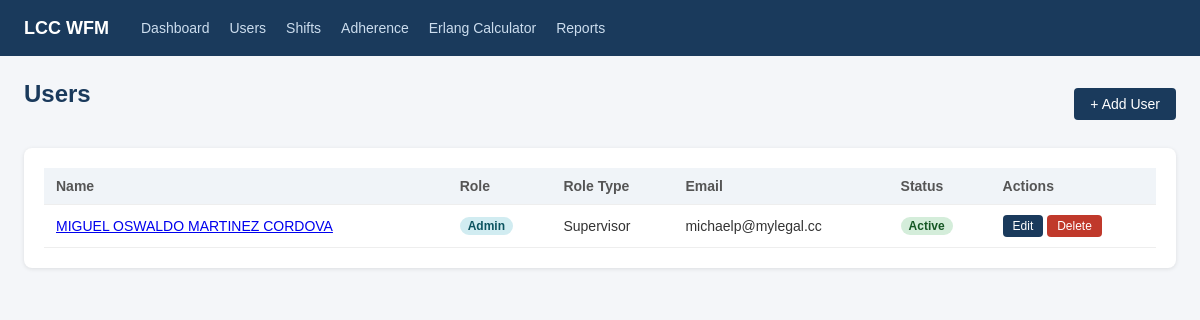
The page /scheduling/agents/ (signed in) on the database as committed earlier.
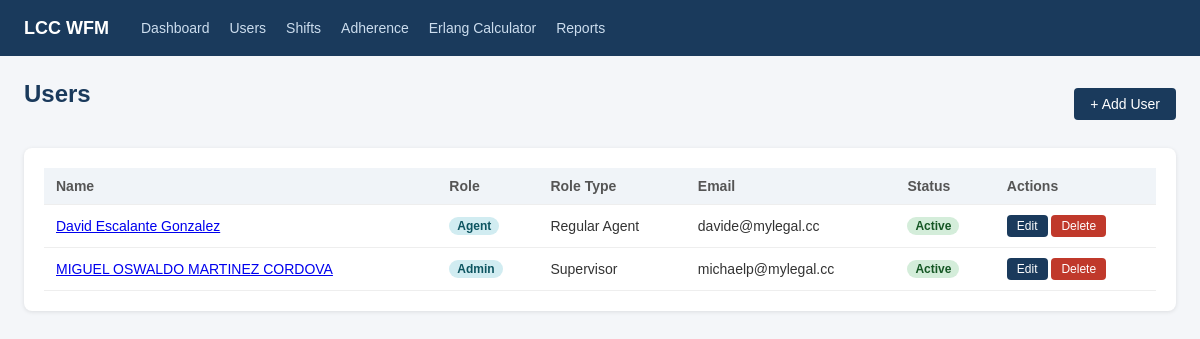
The same page on the database as committed later.
### scheduling/models.py (models this page shows, shortened)
class Agent(models.Model):
    ROLE_CHOICES = [
        ('agent', 'Agent'),
        ('admin', 'Admin'),
    ]
    ROLE_TYPE_CHOICES = [
        ('training', 'Training'),
        ('incubation', 'Incubation'),
        ('regular_agent', 'Regular Agent'),
        ('kill_team', 'Kill Team'),
        ('night_shift', 'Night Shift'),
        ('supervisor', 'Supervisor'),
        ('qa', 'QA'),
        ('cs', 'CS'),
        ('testing', 'Testing'),
        ('sms_email', 'SMS/Email'),
        ('admin_training', 'Training'),
        ('coordinator', 'Coordinator'),
    ]
    STATUS_CHOICES = [
        ('active', 'Active'),
        ('inactive', 'Inactive'),
    ]
    user = models.OneToOneField(User, on_delete=models.CASCADE)
    role = models.CharField(max_length=20, choices=ROLE_CHOICES, default='agent')
    role_type = models.CharField(max_length=20, choices=ROLE_TYPE_CHOICES, blank=True)
    status = models.CharField(max_length=10, choices=STATUS_CHOICES, default='active')
    agent_name = models.CharField(max_length=100, blank=True, help_text="Display/call center name")
    employee_id = models.CharField(max_length=50, blank=True, unique=True, null=True)
    start_date = models.DateField(null=True, blank=True)
    phone_number = models.CharField(max_length=20, blank=True)
    five9_username = models.CharField(max_length=150, blank=True)
    five9_password = models.CharField(max_length=150, blank=True)
    teams_password = models.CharField(max_length=150, blank=True)
    supervisor = models.ForeignKey(
        'self', null=True, blank=True, on_delete=models.SET_NULL, related_name='direct_reports'
    )
    notes = models.TextField(blank=True)

### scheduling/views.py (the view)
# urls.py: path('agents/', views.agent_list, name='agent_list'),
@login_required
def agent_list(request):
    agents = Agent.objects.select_related('user').order_by('user__last_name')
    return render(request, 'scheduling/agent_list.html', {'agents': agents})

### templates/scheduling/agent_list.html (shortened to what this page needs)
{% extends 'base.html' %}
{% block content %}
<div style="display:flex;justify-content:space-between;align-items:center;margin-bottom:20px;">
    <h1>Users</h1>
    <a href="{% url 'agent_create' %}" class="btn btn-primary">+ Add User</a>
</div>
<div class="card">
    <table>
        <thead>
            <tr><th>Name</th><th>Role</th><th>Role Type</th><th>Email</th><th>Status</th><th>Actions</th></tr>
        </thead>
        <tbody>
            {% for agent in agents %}
            <tr>
                <td><a href="{% url 'agent_detail' agent.pk %}">{{ agent.user.get_full_name }}</a></td>
                <td><span class="badge badge-blue">{{ agent.get_role_display }}</span></td>
                <td>{{ agent.get_role_type_display|default:"—" }}</td>
                <td>{{ agent.user.email }}</td>
                <td>{% if agent.status == 'active' %}<span class="badge badge-green">Active</span>{% else %}<span class="badge badge-red">Inactive</span>{% endif %}</td>
                <td>
                    <a href="{% url 'agent_edit' agent.pk %}" class="btn btn-primary" style="padding:4px 10px;font-size:12px;">Edit</a>
                    <a href="{% url 'agent_delete' agent.pk %}" class="btn" style="padding:4px 10px;font-size:12px;background:#c0392b;color:white;">Delete</a>
                </td>
            </tr>
            {% empty %}
            <tr><td colspan="5" style="color:#888;">No users found. <a href="{% url 'agent_create' %}">Add one.</a></td></tr>
            {% endfor %}
        </tbody>
    </table>
</div>
{% endblock %}

### templates/base.html (shortened to what this page needs)
<!DOCTYPE html>
<html lang="en">
<head>
</head>
<body>
    <nav>
        <div class="brand">LCC WFM</div>
        <a href="{% url 'dashboard' %}">Dashboard</a>
        <a href="{% url 'agent_list' %}">Users</a>
        <a href="{% url 'shift_list' %}">Shifts</a>
        <a href="{% url 'adherence_dashboard' %}">Adherence</a>
        <a href="{% url 'erlang_calculator' %}">Erlang Calculator</a>
        <a href="{% url 'erlang_reports' %}">Reports</a>
    </nav>
    <div class="container">
        {% block content %}{% endblock %}
    </div>
</body>
</html>

### templates/base.html (style rules this page uses)
* { box-sizing: border-box; margin: 0; padding: 0; }
body { font-family: Arial, sans-serif; background: #f4f6f9; color: #333; }
nav { background: #1a3a5c; color: white; padding: 0 24px; display: flex; align-items: center; height: 56px; }
nav .brand { font-size: 18px; font-weight: bold; margin-right: 32px; }
nav a { color: #cde; text-decoration: none; margin-right: 20px; font-size: 14px; }
.container { max-width: 1200px; margin: 24px auto; padding: 0 24px; }
h1 { font-size: 24px; margin-bottom: 20px; color: #1a3a5c; }
.card { background: white; border-radius: 8px; padding: 20px; margin-bottom: 20px; box-shadow: 0 1px 4px rgba(0,0,0,0.1); }
table { width: 100%; border-collapse: collapse; }
th, td { padding: 10px 12px; text-align: left; border-bottom: 1px solid #eee; font-size: 14px; }
th { background: #f0f4f8; font-weight: 600; color: #555; }
.btn { display: inline-block; padding: 8px 16px; border-radius: 4px; border: none; cursor: pointer; font-size: 14px; text-decoration: none; }
.btn-primary { background: #1a3a5c; color: white; }
.badge { display: inline-block; padding: 2px 8px; border-radius: 12px; font-size: 12px; font-weight: 600; }
.badge-green { background: #d4edda; color: #155724; }
.badge-blue { background: #d1ecf1; color: #0c5460; }

Rows that differ between the two databases and show on the page:
added Agent: user.get_full_name "David Escalante Gonzalez", role "Agent", role_type "Regular Agent", user.email "davide@mylegal.cc", status "Active"
